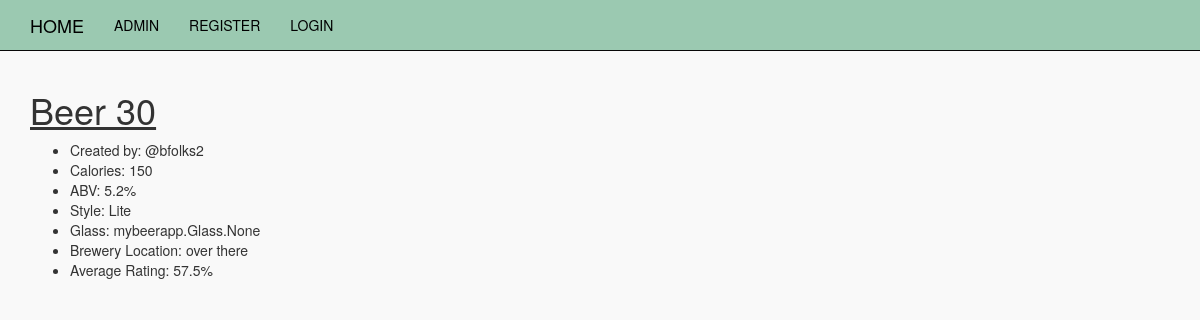
Screenshot of /mybeerapp/details/beer-30/ with the database file from the repository.
### mybeerapp/models.py (models this page shows, shortened)
class Beer(models.Model):
    user=models.ForeignKey(User, related_name='beers', default=1)
    name=models.CharField(max_length=256)
    slug=models.SlugField(unique=True, allow_unicode=True, default='')
    calories=models.PositiveIntegerField()
    abv=models.DecimalField(max_digits=3, decimal_places=1)
    style=models.CharField(default="It's a beer", max_length=256)
    location=models.CharField(max_length=256)
    glass=models.ManyToManyField(Glass)
    def _get_total_average(self):
        count=self.ratings.count()
        total=0
        for rating in self.ratings.all():
            total=total+rating.average
        if count==0:
            count=1
        return (total/count)
    total_average = property(_get_total_average)

class Rating(models.Model):
    five_choices=(
        (1,'1/5'),
        (2,'2/5'),
        (3,'3/5'),
        (4,'4/5'),
        (5,'5/5'),
    )
    ten_choices=(
        (1,'1/10'),
        (2,'2/10'),
        (3,'3/10'),
        (4,'4/10'),
        (5,'5/10'),
        (6,'6/10'),
        (7,'7/10'),
        (8,'8/10'),
        (9,'9/10'),
        (10,'10/10'),
    )
    user=models.ForeignKey(User, related_name='user_ratings', default=1)
    aroma=models.PositiveIntegerField(choices=five_choices)
    appearance=models.PositiveIntegerField(choices=five_choices)
    taste=models.PositiveIntegerField(choices=ten_choices) #taste is weighted
    beer=models.ForeignKey(Beer, related_name='ratings')
    def _get_average(self):
        return round(((self.aroma + self.appearance + self.taste)/20)*100)
    average = property(_get_average)

### mybeerapp/views.py (the view)
# urls.py: url(r'^details/(?P<slug>[-\w]+)/$', views.beer_details, name='beer_details'),
def beer_details(request, slug):
    beer = get_object_or_404(Beer, slug=slug)
    return render(request, 'mybeerapp/beerdetails.html',{'beer':beer})

### mybeerapp/templates/mybeerapp/beerdetails.html
{% extends 'base.html' %}
{% block content %}
  <div class="beer_css">
    <h1><u>{{beer.name}}</u></h1>
    <ul>
      <li>Created by: @{{beer.user}}</li>
      <li>Calories: {{beer.calories}}</li>
      <li>ABV: {{beer.abv}}%</li>
      <li>Style: {{beer.style}}</li>
      <li>Glass: {{beer.glass}}</li>
      <li>Brewery Location: {{beer.location}}</li>
      {% if beer.ratings.count %}
        <li>Average Rating: {{beer.total_average}}%</li>
      {% endif %}
    </ul>
  </div>
{% endblock %}

### static/BeerAPI/css/master5.css (style rules this page uses)
body { background-color: #f9f9f9; padding-top: 30px; padding-bottom: 50px; }
.beer_css { padding-top: 40px; }

### rows the page displays
Beer: name "Beer 30", user "bfolks2", calories "150", abv "5.2", style "Lite", glass "mybeerapp.Glass.None", location "over there", total_average "57.5"
